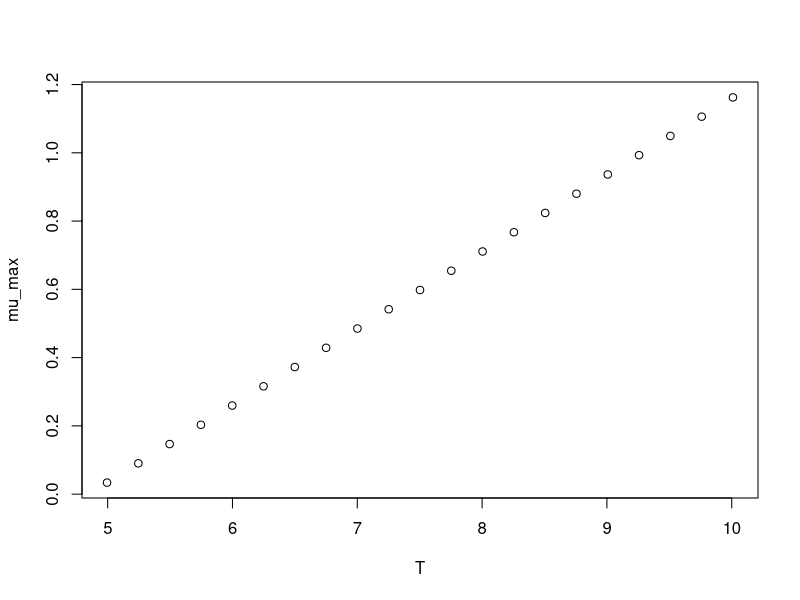

This figure's R source:
#############################
# start of Parameter script
#############################
T <- seq(4.995004995005,10.01,length.out=21)
#############################
# end of Parameter script
#############################
############################# 
# start of Model script Gropin ID 1291 
#############################
 
# constant coefficients for this model
 
variables <- data.frame(T)
argumentsPar <- expand.grid(variables)
 
# heart of the model
response_surface <- function(T) {
   mumax <-0.225*T-1.09

return(mumax=mumax)
} 

# output parameters
mumax <- cbind(argumentsPar,response_surface(argumentsPar['T']))
colnames(mumax) <- c(colnames(argumentsPar),'mumax')
#############################
# End of Model script
#############################
############################# 
# start of Visualisation script Gropin ID 1291 
#############################
plot(T,mumax$mumax,
                          xlab='T',
                          ylab='mu_max')
#############################
# End of Visualisation script
#############################
